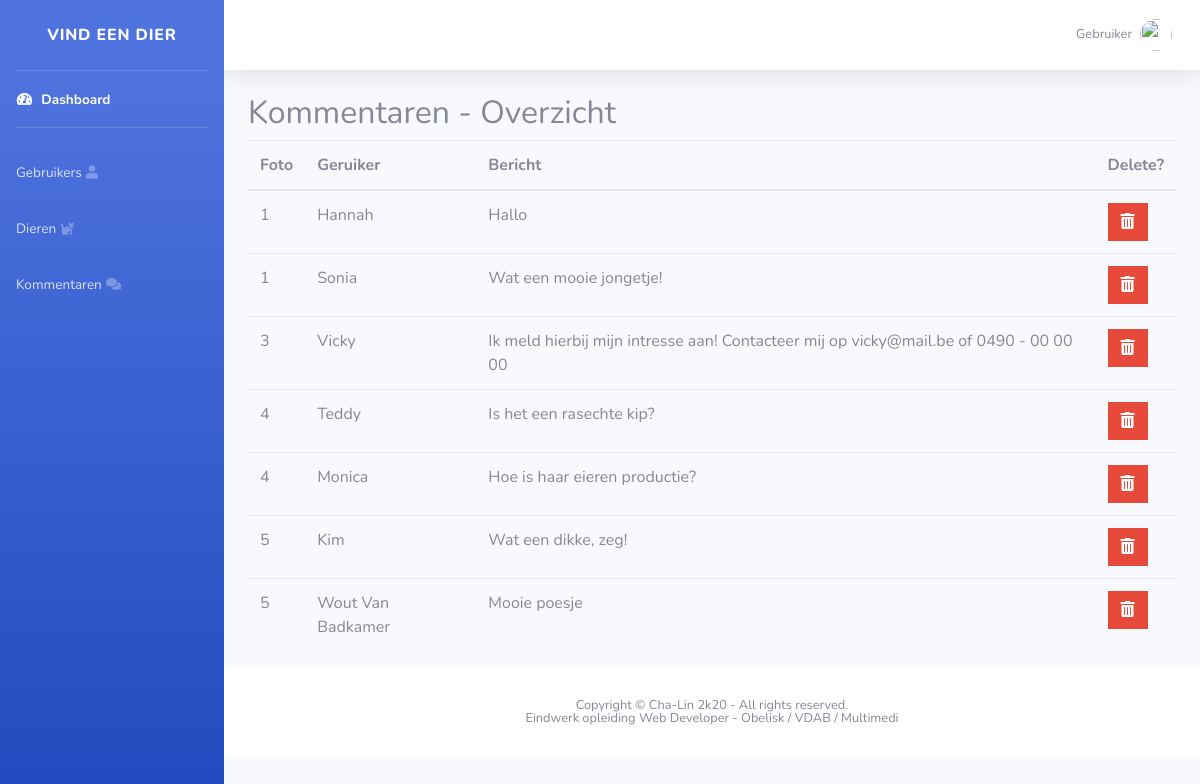
/admin/comments.php (signed in), run on the app's committed database.
### tables this page shows
CREATE TABLE `comments` (
  `CommentID` int(11) NOT NULL,
  `FotoID` int(11) NOT NULL,
  `Gebruiker` varchar(25) NOT NULL,
  `Bericht` text NOT NULL
);

### admin/includes/Database.php (called while the page is built, shortened)
<?php
class Database
{
    public $connection;
    public function open_db_connection(){
        $this->connection = mysqli_connect(DB_HOST, DB_USER, DB_PASS, DB_NAME);
    }
    public function query($sql){
        $result = $this->connection->query($sql);
        return $result;
    }
}
$database = new Database();
?>

### admin/includes/Db_object.php (called while the page is built, shortened)
<?php
class Db_object
{
    public static function find_all(){
        return static::find_this_query("SELECT * FROM " . static::$db_table);
    }
    public static function find_this_query($sql){
        global $database;
        $result = $database->query($sql);
        $the_object_array = array();
        while ($row = mysqli_fetch_array($result)){
            $the_object_array[] = static::instantie($row);
        }
        return $the_object_array;
    }
    public static function instantie($result){
        $the_object = new $calling_class;
        foreach ($result as $the_attribute => $value) {
            if($the_object->has_the_attribute($the_attribute)){
                $the_object->$the_attribute = $value;
            }
        }
        return $the_object;
    }
    private function has_the_attribute($the_attribute){
        $object_properties = get_object_vars($this);
        return array_key_exists($the_attribute, $object_properties);
    }
}

### admin/comments.php (the view, shortened to what this page needs)
<?php include("includes/header.php");
$comments = Comment::find_all();
?>
<?php include("includes/sidebar.php"); ?>
<?php include("includes/content-top.php");?>
<div class="container-fluid">
    <div class="row">
        <div class="col-12">
            <h2>Kommentaren - Overzicht</h2>
            <table class="table table-header">
                <thead>
                <tr>
                    <th>Foto</th>
                    <th>Geruiker</th>
                    <th>Bericht</th>
                    <th>Delete?</th>
                </tr>
                </thead>
                <tbody>
                <?php foreach ($comments as $comment): ?>
                    <tr>
                        <td><?php echo $comment->FotoID; ?></td>
                        <td><?php echo $comment->Gebruiker; ?></td>
                        <td><?php echo $comment->Bericht; ?></td>
                        <td><a href="delete_comment.php?id=<?php echo $comment->CommentID; ?>"
                               class="btn btn-danger rounded-0"><i class="fas fa-trash-alt"></i></a></td>
                    </tr>
                <?php endforeach; ?>
                </tbody>
            </table>
        </div>
    </div>
</div>
<?php include("includes/footer.php");?>

### data on the page
comments: FotoID "1", Gebruiker "Hannah", Bericht "Hallo"
comments: FotoID "1", Gebruiker "Sonia", Bericht "Wat een mooie jongetje!"
comments: FotoID "3", Gebruiker "Vicky", Bericht "Ik meld hierbij mijn intresse aan! Contacteer mij op vicky@mail.be of 0490 - 00 00 00"
comments: FotoID "4", Gebruiker "Teddy", Bericht "Is het een rasechte kip?"
comments: FotoID "4", Gebruiker "Monica", Bericht "Hoe is haar eieren productie?"
comments: FotoID "5", Gebruiker "Kim", Bericht "Wat een dikke, zeg!"
comments: FotoID "5", Gebruiker "Wout Van Badkamer", Bericht "Mooie poesje"
